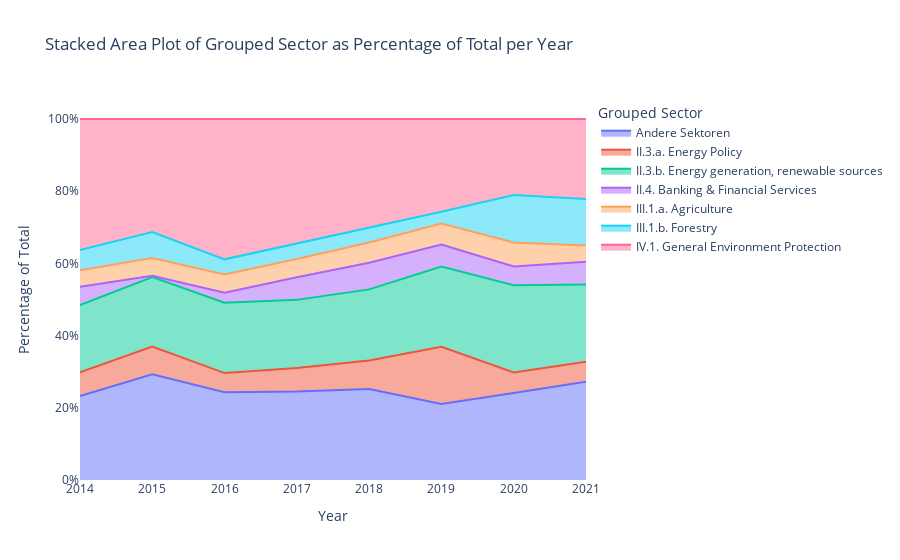

Notebook cell for this chart:
### Code cell
# Step 4: Create the plot using the 'Percentage' as the y-value and stack the data
fig = px.area(longest_df, x='Year', y='Percentage', color='Grouped Sector',
              labels={'Percentage': 'Percentage of Total'},
              title='Stacked Area Plot of Grouped Sector as Percentage of Total per Year')

# Update layout for a cleaner background as you preferred before
fig.update_layout(
    paper_bgcolor='white',
    plot_bgcolor='white',
    xaxis=dict(showgrid=False),
    yaxis=dict(showgrid=False, ticksuffix="%")  # Add a percentage sign to y-axis ticks
)

# Show the figure
fig.show()

### Figure 1 — Plotly figure (JSON) as saved in the notebook; plotly's stock layout.template omitted (floating-point values rounded to 4 significant figures)
{"data": [{"fillpattern": {"shape": ""}, "hovertemplate": "Grouped Sector=Andere Sektoren<br>Year=%{x}<br>Percentage of Total=%{y}<extra></extra>", "legendgroup": "Andere Sektoren", "line": {"color": "#636efa"}, "marker": {"symbol": "circle"}, "mode": "lines", "name": "Andere Sektoren", "orientation": "v", "showlegend": true, "stackgroup": "1", "type": "scatter", "x": [2014, 2015, 2016, 2017, 2018, 2019, 2020, 2021], "xaxis": "x", "y": [23.25, 29.31, 24.28, 24.49, 25.18, 21.09, 24.08, 27.2], "yaxis": "y"}, {"fillpattern": {"shape": ""}, "hovertemplate": "Grouped Sector=II.3.a. Energy Policy<br>Year=%{x}<br>Percentage of Total=%{y}<extra></extra>", "legendgroup": "II.3.a. Energy Policy", "line": {"color": "#EF553B"}, "marker": {"symbol": "circle"}, "mode": "lines", "name": "II.3.a. Energy Policy", "orientation": "v", "showlegend": true, "stackgroup": "1", "type": "scatter", "x": [2014, 2015, 2016, 2017, 2018, 2019, 2020, 2021], "xaxis": "x", "y": [6.61, 7.622, 5.333, 6.514, 7.898, 15.8, 5.74, 5.529], "yaxis": "y"}, {"fillpattern": {"shape": ""}, "hovertemplate": "Grouped Sector=II.3.b. Energy generation, renewable sources<br>Year=%{x}<br>Percentage of Total=%{y}<extra></extra>", "legendgroup": "II.3.b. Energy generation, renewable sources", "line": {"color": "#00cc96"}, "marker": {"symbol": "circle"}, "mode": "lines", "name": "II.3.b. Energy generation, renewable sources", "orientation": "v", "showlegend": true, "stackgroup": "1", "type": "scatter", "x": [2014, 2015, 2016, 2017, 2018, 2019, 2020, 2021], "xaxis": "x", "y": [18.6, 19.31, 19.47, 18.9, 19.73, 22.24, 24.13, 21.41], "yaxis": "y"}, {"fillpattern": {"shape": ""}, "hovertemplate": "Grouped Sector=II.4. Banking & Financial Services<br>Year=%{x}<br>Percentage of Total=%{y}<extra></extra>", "legendgroup": "II.4. Banking & Financial Services", "line": {"color": "#ab63fa"}, "marker": {"symbol": "circle"}, "mode": "lines", "name": "II.4. Banking & Financial Services", "orientation": "v", "showlegend": true, "stackgroup": "1", "type": "scatter", "x": [2014, 2015, 2016, 2017, 2018, 2019, 2020, 2021], "xaxis": "x", "y": [5.075, 0.3237, 2.814, 6.258, 7.363, 6.079, 5.195, 6.309], "yaxis": "y"}, {"fillpattern": {"shape": ""}, "hovertemplate": "Grouped Sector=III.1.a. Agriculture<br>Year=%{x}<br>Percentage of Total=%{y}<extra></extra>", "legendgroup": "III.1.a. Agriculture", "line": {"color": "#FFA15A"}, "marker": {"symbol": "circle"}, "mode": "lines", "name": "III.1.a. Agriculture", "orientation": "v", "showlegend": true, "stackgroup": "1", "type": "scatter", "x": [2014, 2015, 2016, 2017, 2018, 2019, 2020, 2021], "xaxis": "x", "y": [4.559, 4.912, 5.021, 5.061, 5.646, 5.827, 6.647, 4.535], "yaxis": "y"}, {"fillpattern": {"shape": ""}, "hovertemplate": "Grouped Sector=III.1.b. Forestry<br>Year=%{x}<br>Percentage of Total=%{y}<extra></extra>", "legendgroup": "III.1.b. Forestry", "line": {"color": "#19d3f3"}, "marker": {"symbol": "circle"}, "mode": "lines", "name": "III.1.b. Forestry", "orientation": "v", "showlegend": true, "stackgroup": "1", "type": "scatter", "x": [2014, 2015, 2016, 2017, 2018, 2019, 2020, 2021], "xaxis": "x", "y": [5.607, 7.181, 4.2, 4.295, 4.068, 3.255, 13.15, 12.87], "yaxis": "y"}, {"fillpattern": {"shape": ""}, "hovertemplate": "Grouped Sector=IV.1. General Environment Protection<br>Year=%{x}<br>Percentage of Total=%{y}<extra></extra>", "legendgroup": "IV.1. General Environment Protection", "line": {"color": "#FF6692"}, "marker": {"symbol": "circle"}, "mode": "lines", "name": "IV.1. General Environment Protection", "orientation": "v", "showlegend": true, "stackgroup": "1", "type": "scatter", "x": [2014, 2015, 2016, 2017, 2018, 2019, 2020, 2021], "xaxis": "x", "y": [36.3, 31.34, 38.88, 34.49, 30.12, 25.71, 21.06, 22.16], "yaxis": "y"}], "layout": {"legend": {"title": {"text": "Grouped Sector"}, "tracegroupgap": 0}, "paper_bgcolor": "white", "plot_bgcolor": "white", "title": {"text": "Stacked Area Plot of Grouped Sector as Percentage of Total per Year"}, "xaxis": {"anchor": "y", "domain": [0, 1], "showgrid": false, "title": {"text": "Year"}}, "yaxis": {"anchor": "x", "domain": [0, 1], "showgrid": false, "ticksuffix": "%", "title": {"text": "Percentage of Total"}}}}
